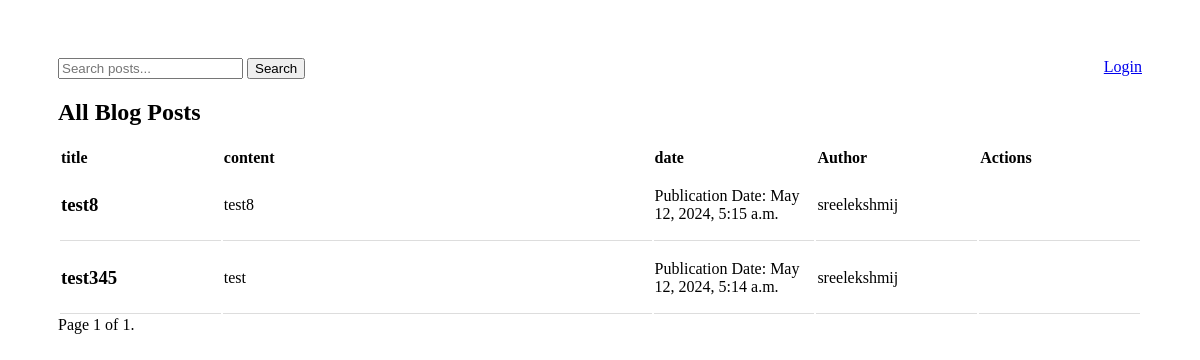
The page / on the database its author committed.
### blog_api/models.py (models this page shows, shortened)
class Post(models.Model):
    title = models.CharField(max_length=200)
    content = models.TextField()
    publication_date = models.DateTimeField(auto_now_add=True)
    author = models.ForeignKey(User, on_delete=models.CASCADE)

### blog_api/views.py (the view)
# urls.py: 2. Add a URL to urlpatterns:  path('', views.home, name='home')
def home(request):
    blog_posts = Post.objects.all().order_by('-publication_date')
    paginator = Paginator(blog_posts, 10)  # Show 10 blog posts per page
    page_number = request.GET.get('page')
    page_obj = paginator.get_page(page_number)
    return render(request, 'home.html', {'blog_posts': page_obj})

### blog_api/templates/home.html (shortened to what this page needs)
<!DOCTYPE html>
<html lang="en">
  <head>
  </head>
  <body>
    <div class="w-full header">
      <form method="get" action="{% url 'search_posts' %}">
        <input
          type="text"
          name="q"
          value="{{query}}"
          placeholder="Search posts..."
        />
        <button type="submit">Search</button>
      </form>
      <div>
        {% if request.user.is_authenticated %}
            <a href="{% url 'create_post' %}">Create Post</a>
            <a href="{% url 'logout' %}">Logout</a>
        {% else %}
            <a href="{% url 'login' %}">Login</a>
        {% endif %}
      </div>
    </div>
    <div class="w-full">
      {% if query %}
      <h2>Filtered Blog Posts</h2>
      {% else %}
      <h2>All Blog Posts</h2>
      {% endif %}
      <table style="width:100%">
        <tr>
          <th style="width:15%">title</th>
          <th style="width:40%">content</th>
          <th style="width:15%">date</th>
          <th style="width:15%">Author</th>
          <th style="width:15%">Actions</th>
        </tr>
        {% for post in blog_posts %}
        <tr>
          <td>
            <h3>{{ post.title }}</h3>
          </td>
          <td>
            <p>{{ post.content }}</p>
          </td>
          <td>
            <p>Publication Date: {{ post.publication_date }}</p>
          </td>
          <td>
            <p>{{ post.author.username }}</p>
          </td>
          <td>
          </td>
        </tr>
        {% empty %}
        <p>No blog posts available.</p>
        {% endfor %}
      </table>
      <div class="pagination">
        <span class="step-links">
          <span class="current">
            Page {{ blog_posts.number }} of {{ blog_posts.paginator.num_pages}}.
          </span>
        </span>
      </div>
    </div>
  </body>
</html>

### blog_api/templates/home.html (style rules this page uses)
body { padding: 50px; display: flex; justify-content: center; flex-wrap: wrap; }
.w-full { width: 100%; }
th { text-align: left; }
td { border-bottom: 1px solid #ddd; }
.header { display: flex; justify-content: space-between; }

### rows shown on the page
Post: title "test8", content "test8", publication_date "May 12, 2024, 5:15 a.m.", author.username "sreelekshmij"
Post: title "test345", content "test", publication_date "May 12, 2024, 5:14 a.m.", author.username "sreelekshmij"

### other values the page prints
{{ blog_posts.number }} "1"
{{ blog_posts.paginator.num_pages }} "1"
